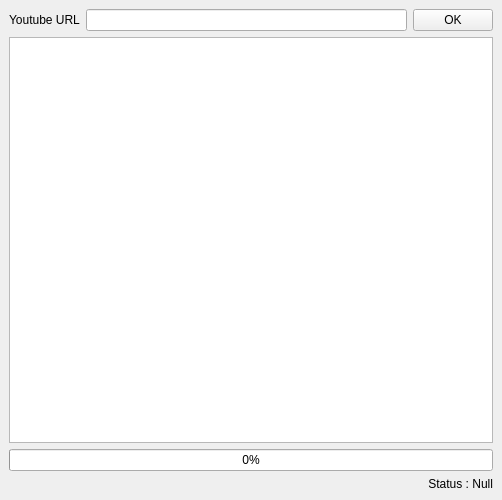
<?xml version="1.0" encoding="UTF-8"?>
<ui version="4.0">
 <class>InputWindow</class>
 <widget class="QMainWindow" name="InputWindow">
  <property name="geometry">
   <rect>
    <x>0</x>
    <y>0</y>
    <width>502</width>
    <height>500</height>
   </rect>
  </property>
  <property name="windowTitle">
   <string>MainWindow</string>
  </property>
  <widget class="QWidget" name="centralwidget">
   <layout class="QGridLayout" name="gridLayout">
    <item row="0" column="0">
     <layout class="QVBoxLayout" name="verticalLayout">
      <item>
       <layout class="QHBoxLayout" name="horizontalLayout">
        <item>
         <widget class="QLabel" name="label">
          <property name="text">
           <string>Youtube URL</string>
          </property>
         </widget>
        </item>
        <item>
         <widget class="QLineEdit" name="line_edit_youtube_url"/>
        </item>
        <item>
         <widget class="QPushButton" name="btn_ok">
          <property name="text">
           <string>OK</string>
          </property>
         </widget>
        </item>
       </layout>
      </item>
      <item>
       <widget class="QTextEdit" name="textedit_user_input"/>
      </item>
      <item>
       <widget class="QProgressBar" name="progress_bar">
        <property name="value">
         <number>0</number>
        </property>
       </widget>
      </item>
      <item>
       <widget class="QLabel" name="label_status">
        <property name="text">
         <string>Status : Null</string>
        </property>
        <property name="alignment">
         <set>Qt::AlignRight|Qt::AlignTrailing|Qt::AlignVCenter</set>
        </property>
       </widget>
      </item>
     </layout>
    </item>
   </layout>
  </widget>
 </widget>
 <resources/>
 <connections>
  <connection>
   <sender>btn_ok</sender>
   <signal>clicked()</signal>
   <receiver>InputWindow</receiver>
   <slot>download()</slot>
   <hints>
    <hint type="sourcelabel">
     <x>439</x>
     <y>17</y>
    </hint>
    <hint type="destinationlabel">
     <x>428</x>
     <y>3</y>
    </hint>
   </hints>
  </connection>
 </connections>
 <slots>
  <slot>download()</slot>
 </slots>
</ui>
